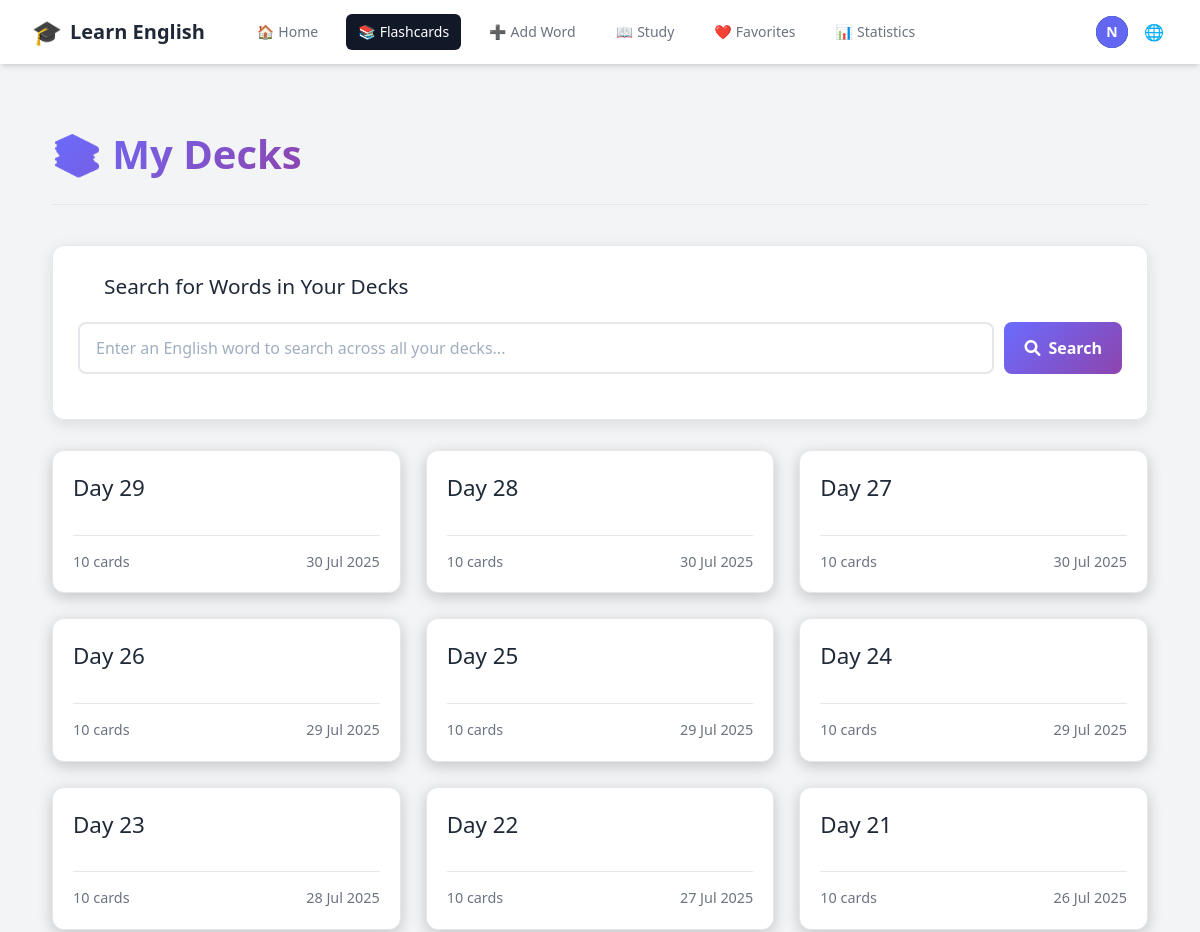
Page /decks/ (signed in, upper part) on the earlier database version.
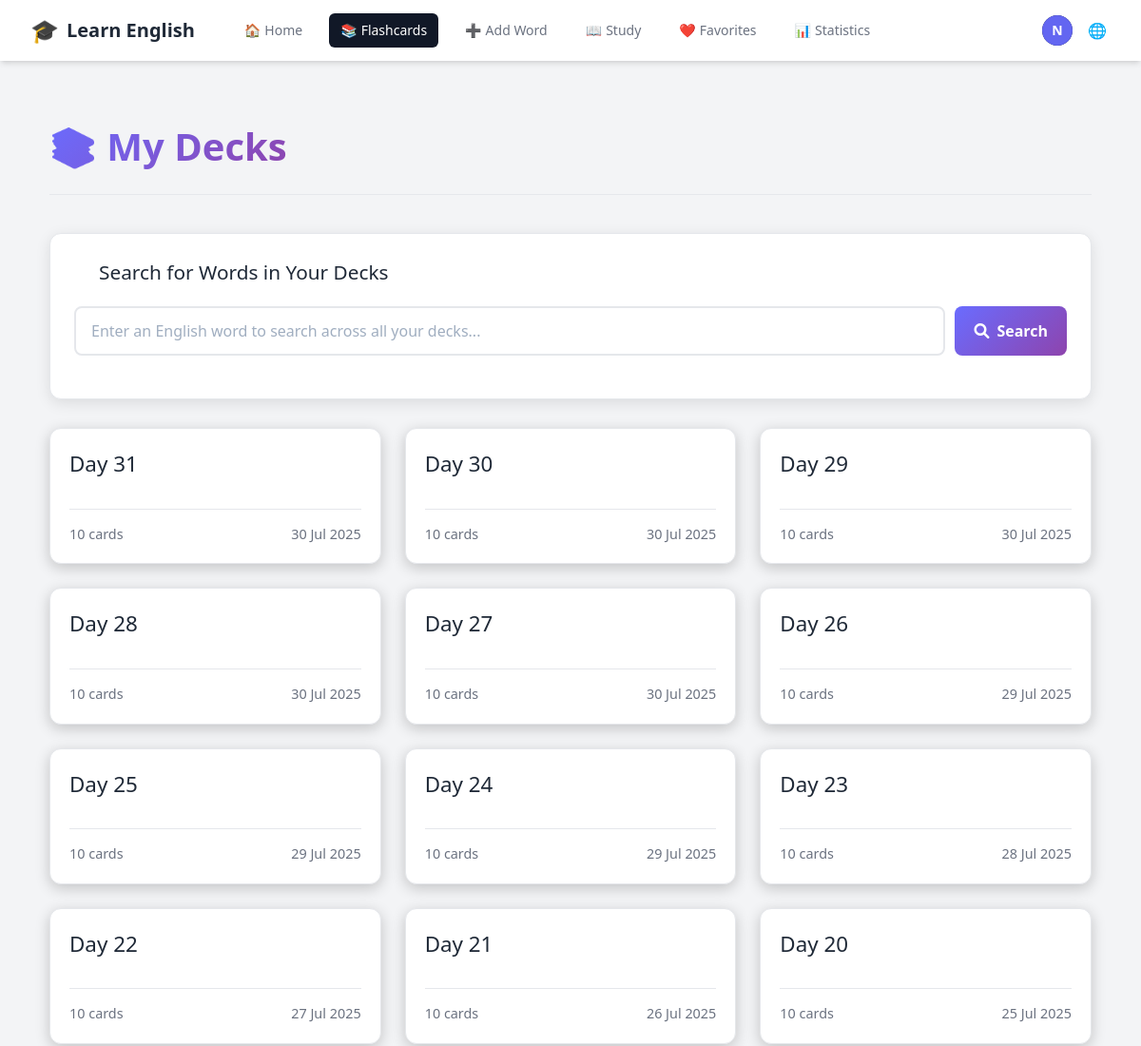
Same page on the later database version.
### accounts/models.py (models this page shows, shortened)
class CustomUser(AbstractUser):
    email = models.EmailField(unique=True)
    username = None  # Remove username field
    USERNAME_FIELD = 'email'
    REQUIRED_FIELDS = []
    objects = CustomUserManager()

### vocabulary/models.py (models this page shows, shortened)
class Deck(models.Model):
    user = models.ForeignKey(settings.AUTH_USER_MODEL, on_delete=models.CASCADE, related_name='decks')
    name = models.CharField(max_length=255)
    created_at = models.DateTimeField(auto_now_add=True)
    class Meta:
        ordering = ['-created_at']
        unique_together = ['user', 'name']

### vocabulary/views.py (the view)
# urls.py: path('decks/', views.deck_list, name='deck_list'),
@login_required
def deck_list(request):
    decks = Deck.objects.filter(user=request.user).annotate(
        card_count=Count('flashcards')
    ).order_by('-created_at')
    context = {
        'decks': decks
    }
    return render(request, 'vocabulary/deck_list.html', context)

### vocabulary/context_processors.py (called while the page is built)
    def _(message):
        return str(message)

### vocabulary/templates/vocabulary/deck_list.html (shortened to what this page needs)
{% extends "base.html" %}
{% block content %}
<div class="deck-list-page">
    <div class="page-header">
        <h1>📚 {{ manual_texts.my_decks }}</h1>
    </div>
    <div class="search-section">
        <div class="search-header">
            <i class="fas fa-search"></i>
            <h3>Search for Words in Your Decks</h3>
        </div>
        <div class="search-input-container">
            <input
                type="text"
                id="wordSearchInput"
                class="search-input"
                placeholder="Enter an English word to search across all your decks..."
                autocomplete="off"
            >
            <button id="searchBtn" class="search-btn">
                <i class="fas fa-search"></i>
                Search
            </button>
        </div>
    </div>
    {% if decks %}
        <div class="deck-grid">
            {% for deck in decks %}
                <a href="{% url 'deck_detail' deck.id %}" class="deck-card">
                    <div>
                        <h2>{{ deck.name }}</h2>
                    </div>
                    <div class="deck-info">
                        <span>{{ deck.card_count }} {{ manual_texts.cards_text }}</span>
                        <span class="created-date">{{ deck.created_at|date:"d M Y" }}</span>
                    </div>
                </a>
            {% endfor %}
        </div>
    {% else %}
        <div class="no-decks">
            <h2>{{ manual_texts.no_decks_yet }}</h2>
            <p>{{ manual_texts.get_started_by }} <a href="{% url 'add_flashcard' %}">{{ manual_texts.adding_flashcards }}</a>!</p>
        </div>
    {% endif %}
</div>
{% endblock %}

### vocabulary/templates/base.html (shortened to what this page needs)
{% load i18n %} {% load static %}
<!DOCTYPE html>
<html lang="{{ LANGUAGE_CODE }}">
  <head>
    <script src="https://cdn.tailwindcss.com"></script>
    <link rel="stylesheet" type="text/css" href="{% static 'css/main.css' %}" />
    <link
      rel="stylesheet"
      href="https://cdnjs.cloudflare.com/ajax/libs/font-awesome/6.0.0-beta3/css/all.min.css"
    />
  </head>
  <body class="bg-gray-100 dark:bg-gray-900">
    <nav class="bg-white dark:bg-gray-800 shadow-md">
      <div class="max-w-7xl mx-auto px-4 sm:px-6 lg:px-8">
        <div class="flex items-center justify-between h-16">
          <div class="flex items-center">
            <a
              href="{% if user.is_authenticated %}{% url 'dashboard' %}{% else %}{% url 'account_login' %}{% endif %}"
              class="flex-shrink-0 flex items-center space-x-2"
            >
              <span class="text-2xl">🎓</span>
              <span class="text-xl font-bold text-gray-800 dark:text-white"
                >{{ manual_texts.learn_english }}</span
              >
            </a>
            <div class="hidden md:block">
              <div class="ml-10 flex items-baseline space-x-4">
                {% if user.is_authenticated %}
                <a
                  href="{% url 'dashboard' %}"
                  class="{% if request.resolver_match.url_name == 'dashboard' %}bg-gray-900 text-white{% else %}text-gray-500 dark:text-gray-300 hover:bg-gray-700 hover:text-white{% endif %} px-3 py-2 rounded-md text-sm font-medium flex items-center space-x-1"
                  id="nav-home"
                >
                  <span class="nav-icon">🏠</span>
                  <span>{{ manual_texts.home }}</span>
                </a>
                <a
                  href="{% url 'deck_list' %}"
                  class="{% if request.resolver_match.url_name == 'deck_list' or request.resolver_match.url_name == 'deck_detail' %}bg-gray-900 text-white{% else %}text-gray-500 dark:text-gray-300 hover:bg-gray-700 hover:text-white{% endif %} px-3 py-2 rounded-md text-sm font-medium flex items-center space-x-1"
                  id="nav-flashcards"
                >
                  <span class="nav-icon">📚</span>
                  <span>{{ manual_texts.flashcards }}</span>
                </a>
                <a
                  href="{% url 'add_flashcard' %}"
                  class="{% if request.resolver_match.url_name == 'add_flashcard' %}bg-gray-900 text-white{% else %}text-gray-500 dark:text-gray-300 hover:bg-gray-700 hover:text-white{% endif %} px-3 py-2 rounded-md text-sm font-medium flex items-center space-x-1"
                  id="nav-add-word"
                >
                  <span class="nav-icon">➕</span>
                  <span>{{ manual_texts.add_word }}</span>
                </a>
                <a
                  href="{% url 'study' %}"
                  class="{% if request.resolver_match.url_name == 'study' %}bg-gray-900 text-white{% else %}text-gray-500 dark:text-gray-300 hover:bg-gray-700 hover:text-white{% endif %} px-3 py-2 rounded-md text-sm font-medium flex items-center space-x-1"
                  id="nav-study"
                >
                  <span class="nav-icon">📖</span>
                  <span>{{ manual_texts.study }}</span>
                </a>
                <a
                  href="{% url 'favorites' %}"
                  class="{% if request.resolver_match.url_name == 'favorites' %}bg-gray-900 text-white{% else %}text-gray-500 dark:text-gray-300 hover:bg-gray-700 hover:text-white{% endif %} px-3 py-2 rounded-md text-sm font-medium flex items-center space-x-1"
                  id="nav-favorites"
                >
                  <span class="nav-icon">❤️</span>
                  <span>{{ manual_texts.favorites|default:"Favorites" }}</span>
                </a>
                <a
                  href="{% url 'statistics' %}"
                  class="{% if request.resolver_match.url_name == 'statistics' %}bg-gray-900 text-white{% else %}text-gray-500 dark:text-gray-300 hover:bg-gray-700 hover:text-white{% endif %} px-3 py-2 rounded-md text-sm font-medium flex items-center space-x-1"
                  id="nav-statistics"
                >
                  <span class="nav-icon">📊</span>
                  <span>{{ manual_texts.statistics }}</span>
                </a>
                {% endif %}
              </div>
            </div>
          </div>
          <div class="hidden md:block">
            <div class="ml-4 flex items-center md:ml-6">
              {% if user.is_authenticated %}
              <div class="ml-3 relative">
                <div>
                  <button
                    type="button"
                    id="user-toggle"
                    class="max-w-xs bg-gray-800 rounded-full flex items-center text-sm focus:outline-none focus:ring-2 focus:ring-offset-2 focus:ring-offset-gray-800 focus:ring-white"
                    aria-expanded="false"
                    aria-haspopup="true"
                  >
                    <div
                      class="h-8 w-8 rounded-full bg-indigo-500 flex items-center justify-center text-white font-bold"
                    >
                      {{ user.email|slice:":1"|upper }}
                    </div>
                  </button>
                </div>
              </div>
              {% endif %}
              <div class="ml-3 relative">
                <div>
                  <button
                    type="button"
                    id="lang-toggle"
                    class="bg-white dark:bg-gray-800 p-1 rounded-full text-gray-400 dark:text-gray-300 hover:text-gray-500 dark:hover:text-white focus:outline-none focus:ring-2 focus:ring-offset-2 focus:ring-offset-gray-800 focus:ring-white"
                  >
                    <span class="nav-icon">🌐</span>
                  </button>
                </div>
              </div>
            </div>
          </div>
        </div>
      </div>
    </nav>
    <main class="py-10">
      <div class="max-w-7xl mx-auto px-4 sm:px-6 lg:px-8">
        {% block content %}{% endblock %}
      </div>
    </main>
  </body>
</html>

### static/css/main.css (style rules this page uses)
* { margin: 0; padding: 0; box-sizing: border-box; }
body { background: #18182f; color: #fff; font-family: "Segoe UI", Tahoma, Geneva, Verdana, sans-serif; line-height: 1.6; min-height: 100vh; }
.page-header { text-align: left; margin-bottom: 30px; padding-bottom: 20px; border-bottom: 1px solid var(--border-color); display: flex; justify-content: space-between; align-items: center; }
.page-header h1 { font-size: 2.2em; font-weight: 700; color: var(--text-main); }

### vocabulary/templates/base.html (style rules this page uses)
:root { --primary-color: #6a6cff; --primary-color-dark: #5859d8; --background-main: #f3f4f6; --background-secondary: #ffffff; --background-light: #ffffff; --text-main: #1f2937; --text-muted: #6b7280; --border-color: #e5e7eb; --card-background: var(--background-secondary); --card-border-color: var(--border-color); --card-text-main: var(--text-main); --card-text-muted: var(--text-muted); --card-shadow: 0 1px 3px 0 rgba(0, 0, 0, 0.1), 0 1px 2px 0 rgba(0, 0, 0, 0.06); --card-shadow-hover: 0 4px 6px -1px rgba(0, 0, 0, 0.1), 0 2px 4px -1px rgba(0, 0, 0, 0.06); }

### vocabulary/templates/vocabulary/deck_list.html (style rules this page uses)
.deck-list-page { max-width: 1200px; margin: 20px auto; padding: 0 20px; }
.page-header { text-align: center; margin-bottom: 40px; padding-bottom: 20px; border-bottom: 1px solid var(--border-color); }
.page-header h1 { font-size: 2.5em; font-weight: 700; background: linear-gradient(135deg, var(--primary-color), #8e44ad); -webkit-background-clip: text; -webkit-text-fill-color: transparent; }
.deck-grid { display: grid; grid-template-columns: repeat(auto-fill, minmax(280px, 1fr)); gap: 25px; }
.deck-card { background-color: var(--card-background); border: 1px solid var(--card-border-color); border-radius: 12px; padding: 20px; display: flex; flex-direction: column; justify-content: space-between; transition: all 0.3s ease; text-decoration: none; color: var(--card-text-main); box-shadow: 0 4px 15px rgba(0, 0, 0, 0.2); }
.deck-card h2 { font-size: 1.4em; margin-bottom: 10px; word-break: break-word; }
.deck-info { display: flex; justify-content: space-between; align-items: center; margin-top: 20px; padding-top: 15px; border-top: 1px solid var(--card-border-color); font-size: 0.9em; color: var(--card-text-muted); }
.search-section { background-color: var(--card-background); border: 1px solid var(--card-border-color); border-radius: 12px; padding: 25px; margin-bottom: 30px; box-shadow: 0 4px 15px rgba(0, 0, 0, 0.1); }
.search-header { display: flex; align-items: center; gap: 10px; margin-bottom: 20px; }
.search-header h3 { margin: 0; color: var(--text-main); font-size: 1.3em; }
.search-input-container { display: flex; gap: 10px; margin-bottom: 20px; position: relative; }
.search-input { flex: 1; padding: 12px 16px; border: 2px solid var(--card-border-color); border-radius: 8px; font-size: 1rem; background-color: #ffffff; color: #2d3748; transition: border-color 0.3s ease; }
.search-input::placeholder { color: #a0aec0; opacity: 1; }
.search-btn { padding: 12px 20px; background: linear-gradient(135deg, var(--primary-color), #8e44ad); color: white; border: none; border-radius: 8px; font-weight: 600; cursor: pointer; transition: all 0.3s ease; display: flex; align-items: center; gap: 8px; }

Differences in the rows shown:
added Deck: name "Day 31", card_count "10", cards_text "cards", created_at "30 Jul 2025"
added Deck: name "Day 30", card_count "10", cards_text "cards", created_at "30 Jul 2025"
now on this page (row unchanged): Deck: name "Day 20", card_count "10", cards_text "cards", created_at "25 Jul 2025"
